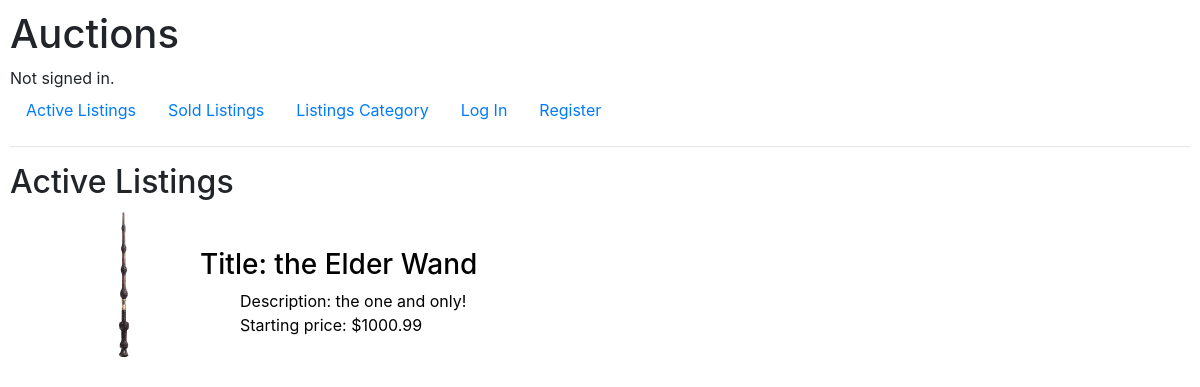
Before: / with the older database file.
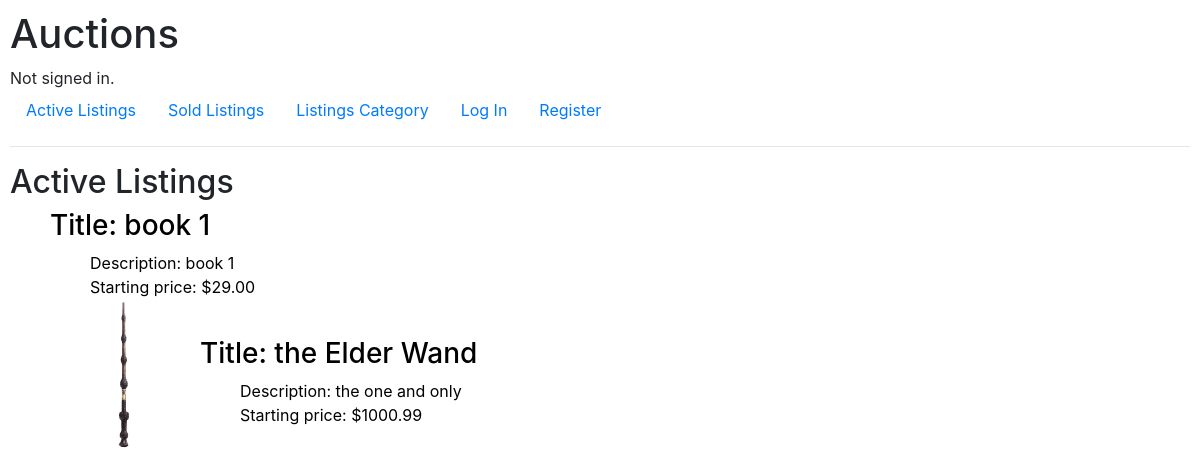
After: the same page with the newer database file.
### auctions/models.py (models this page shows, shortened)
class Listing(models.Model):
    title = models.CharField(max_length=100)
    description = models.CharField(max_length=1000)
    price = models.DecimalField(max_digits=10, decimal_places=2)
    category = models.CharField(max_length=64)
    username = models.ForeignKey(User, on_delete=models.CASCADE, related_name="owner")
    img = models.ImageField(upload_to="auctions/uploads/images", blank=True, null=True, default=None)
    active = models.BooleanField(default=True)

### auctions/views.py (the view)
# urls.py: path("", views.index, name="index"),
def index(request):
    return render(request, "auctions/index.html", {
        "listings": Listing.objects.all().filter(active=True)
    })

### auctions/templates/auctions/index.html
{% extends "auctions/layout.html" %}
{% block body %}
    <h2>Active Listings</h2>
    {% if listings %}
        <ul style="list-style-type: none;">
            {% for item in listings %}
            <div style="display: flex; justify-content: start; align-items: center;">
                {% if item.img %}
                <section>
                    <figure>
                        <img src="{{ item.img.url }}" alt="Listed item image" style="width: 150px;">
                    </figure>
                </section>
                {% endif %}
                <li>
                    <a href="{% url 'listing_page' item.pk %}" style="text-decoration: none; color: black;">
                        <h3>Title: {{ item.title }}</h3>
                        <ul style="list-style-type: none;">
                            <li>Description: {{ item.description }}</li>
                            <li>Starting price: ${{ item.price }}</li>
                        </ul>
                    </a>
                </li>
            </div>
            {% endfor %}
        </ul>
    {% else %}
        <h3>{{ no_category_item }}</h3>
    {% endif %}
{% endblock %}

Changed rows visible on the page:
now on this page (row edited): Listing: title "book 1", description "book 1", price "29.00"
changed Listing "the Elder Wand": description "the one and only!" → "the one and only"
